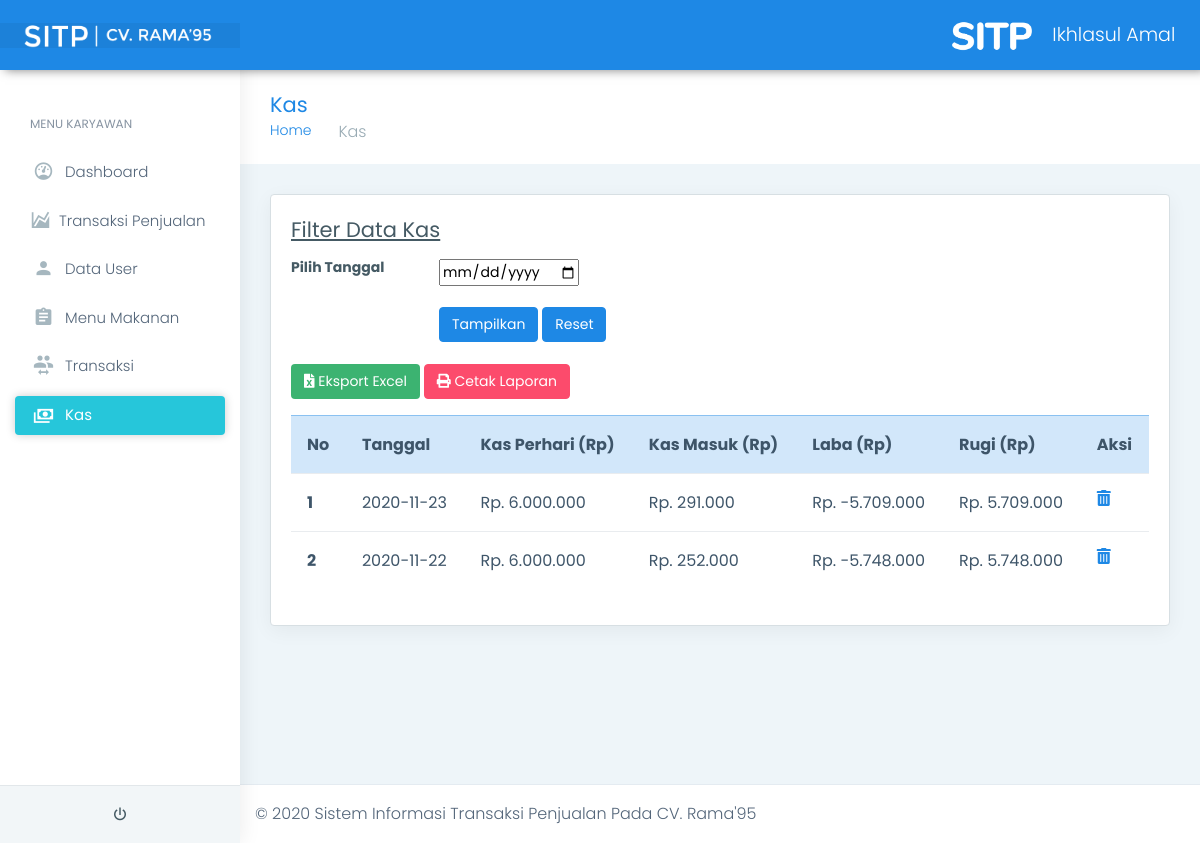
Screenshot of /admin/kas.php (signed in) with the database file from the repository.
### tables this page shows
CREATE TABLE `tbl_user` (
  `id_user` int(11) NOT NULL,
  `nama` varchar(50) NOT NULL,
  `email` varchar(50) NOT NULL,
  `password` varchar(128) NOT NULL,
  `level` int(1) NOT NULL COMMENT '0 = admin,\r\n1 = pimpinan,'
);

CREATE TABLE `tbl_kas` (
  `id_kas` int(11) NOT NULL,
  `tgl_kas_hari` date NOT NULL,
  `kas_awal` varchar(50) NOT NULL,
  `pemasukan` varchar(30) NOT NULL,
  `laba` varchar(30) NOT NULL,
  `rugi` varchar(30) NOT NULL
);

### admin/kas.php (the view, shortened to what this page needs)
<?php include 'header.php'; ?>
<!DOCTYPE html>
<html dir="ltr" lang="en">
<body>
  <div id="main-wrapper" data-layout="vertical" data-navbarbg="skin5" data-sidebartype="full" data-sidebar-position="absolute" data-header-position="absolute" data-boxed-layout="full">
    <header class="topbar" data-navbarbg="skin6">
      <nav class="navbar top-navbar navbar-expand-md navbar-dark">
        <div class="navbar-header" data-logobg="skin6">
          <a class="navbar-brand ml-4" href="">
            <b class="logo-icon">
              <img src="../assets/images/LOGO-RAKA.png" alt="homepage" height="25px" class="dark-logo" />
            </b>
          </a>
        </div>
        <div class="navbar-collapse collapse" id="navbarSupportedContent" data-navbarbg="skin5">
          <ul class="navbar-nav">
            <li class="nav-item dropdown">
             <a class="nav-link dropdown-toggle text-muted waves-effect waves-dark" href="" data-toggle="dropdown" aria-haspopup="true" aria-expanded="false"><img src="../assets/images/SITP.png" alt="user" style="height: 30px;margin-right: 20px" ><?php
                    $email= $_SESSION['email'];
                    $data=mysqli_query($conn,"SELECT * FROM tbl_user WHERE email='$email' ");
                    while($tampil=mysqli_fetch_array($data))
                    {
                      echo $tampil['nama'];
                    }
                ?></a>
            </li>
          </ul>
        </div>
      </nav>
    </header>
    <?php include 'sidebar.php'; ?>
    <div class="page-wrapper">
      <div class="page-breadcrumb">
        <div class="row align-items-center">
          <div class="col-md-6 col-8 align-self-center">
            <h3 class="page-title mb-0 p-0">Kas</h3>
            <div class="d-flex align-items-center">
              <nav aria-label="breadcrumb">
                <ol class="breadcrumb">
                  <li class="breadcrumb-item"><a href="#">Home</a></li>
                  <li class="breadcrumb-item active" aria-current="page">Kas</li>
                </ol>
              </nav>
            </div>
          </div>
        </div>
      </div>
      <div class="container-fluid">
        <div class="row">
          <div class="col-12">
            <div class="card">
              <div class="card-body">
                <form action="get">
                  <h4 class="card-title"><u>Filter Data Kas </u></h4>
                </form>
                <div class="row pb-2">
                  <div class="col-2">
                    <h6 class="d-inline">Pilih Tanggal</h6>
                  </div>
                  <div class="col-7">
                    <form action="" method="get">
                    <input type="date" name="tgl" value="filter"><br><br>
                    <button type="submit" name="cari" class="btn btn-info">Tampilkan</button>
                    <a href="kas.php" class="btn btn-info">Reset</a>
                    </form>
                  </div>
                </div>
                <a class="btn mb-3" href="excel/ekashari.php" style="background-color: mediumseagreen; color:white;"><em class="fa fa-file-excel"></em> Eksport Excel</a>
                <a href="cetak/ckashari.php" target="_blank" class="btn btn-danger mb-3"><em class="fa fa-print"></em> Cetak Laporan</a>
                <table class="table table-hover">
                  <thead>
                    <tr class="table-info">
                      <th scope="col">No</th>
                      <th scope="col">Tanggal</th>
                      <th scope="col">Kas Perhari (Rp)</th>
                      <th scope="col">Kas Masuk (Rp)</th>
                      <th scope="col">Laba (Rp)</th>
                      <th scope="col">Rugi (Rp)</th>
                      <th scope="col">Aksi</th>
                    </tr>
                  </thead>
                  <tbody>
                    <?php
                      if(isset($_GET['cari'])){
                      $tgl = $_GET['tgl'];
                      $no = 1;
                      $gj=mysqli_query($conn,"SELECT * FROM tbl_kas WHERE tgl_kas_hari='$tgl' ORDER BY tgl_kas_hari DESC");
                      foreach ($gj as $g) : ?>
                    <tr>
                      <th scope="row"><?= $no++; ?></th>
                      <td><?= $g['tgl_kas_hari'];?></td>
                      <td><?= "Rp. ". number_format($g['kas_awal'], 0, ',', '.')?></td>
                      <td><?= "Rp. ". number_format($g['pemasukan'], 0, ',', '.')?></td>
                      <td><?= "Rp. ". number_format($g['laba'], 0, ',', '.')?></td>
                      <td><?= "Rp. ". number_format($g['rugi'], 0, ',', '.')?></td>
                      <td> <a href="../control/hkas_hari.php?id_kas=<?= $g['id_kas']?>" onclick="return confirm('yakin Hapus ?')"><i class="fas fa-trash-alt "></i></a></td>
                    </tr>
                  <?php endforeach;}else{
                      $no = 1;
                      $gj=mysqli_query($conn,"SELECT * FROM tbl_kas ORDER BY tgl_kas_hari DESC");
                      foreach ($gj as $g) : ?>
                    <tr>
                      <th scope="row"><?= $no++; ?></th>
                      <td><?= $g['tgl_kas_hari'];?></td>
                      <td><?= "Rp. ". number_format($g['kas_awal'], 0, ',', '.')?></td>
                      <td><?= "Rp. ". number_format($g['pemasukan'], 0, ',', '.')?></td>
                      <td><?= "Rp. ". number_format($g['laba'], 0, ',', '.')?></td>
                      <td><?= "Rp. ". number_format($g['rugi'], 0, ',', '.')?></td>
                      <td> <a href="../control/hkas_hari.php?id_kas=<?= $g['id_kas']?>" onclick="return confirm('yakin Hapus ?')"><i class="fas fa-trash-alt "></i></a></td>
                    </tr>
                  <?php endforeach; }?>
                  </tbody>
                </table>
              </div>
            </div>
          </div>
        </div>
      </div>
      <footer class="footer"> © 2020 Sistem Informasi Transaksi Penjualan Pada CV. Rama'95 </a>
      </footer>
    </div>
  </div>
</body>
</html>

### rows the page displays
tbl_user: nama "Ikhlasul Amal"
tbl_kas: tgl_kas_hari "2020-11-23", kas_awal "6.000.000", pemasukan "291.000", laba "-5.709.000", rugi "5.709.000"
tbl_kas: tgl_kas_hari "2020-11-22", kas_awal "6.000.000", pemasukan "252.000", laba "-5.748.000", rugi "5.748.000"
